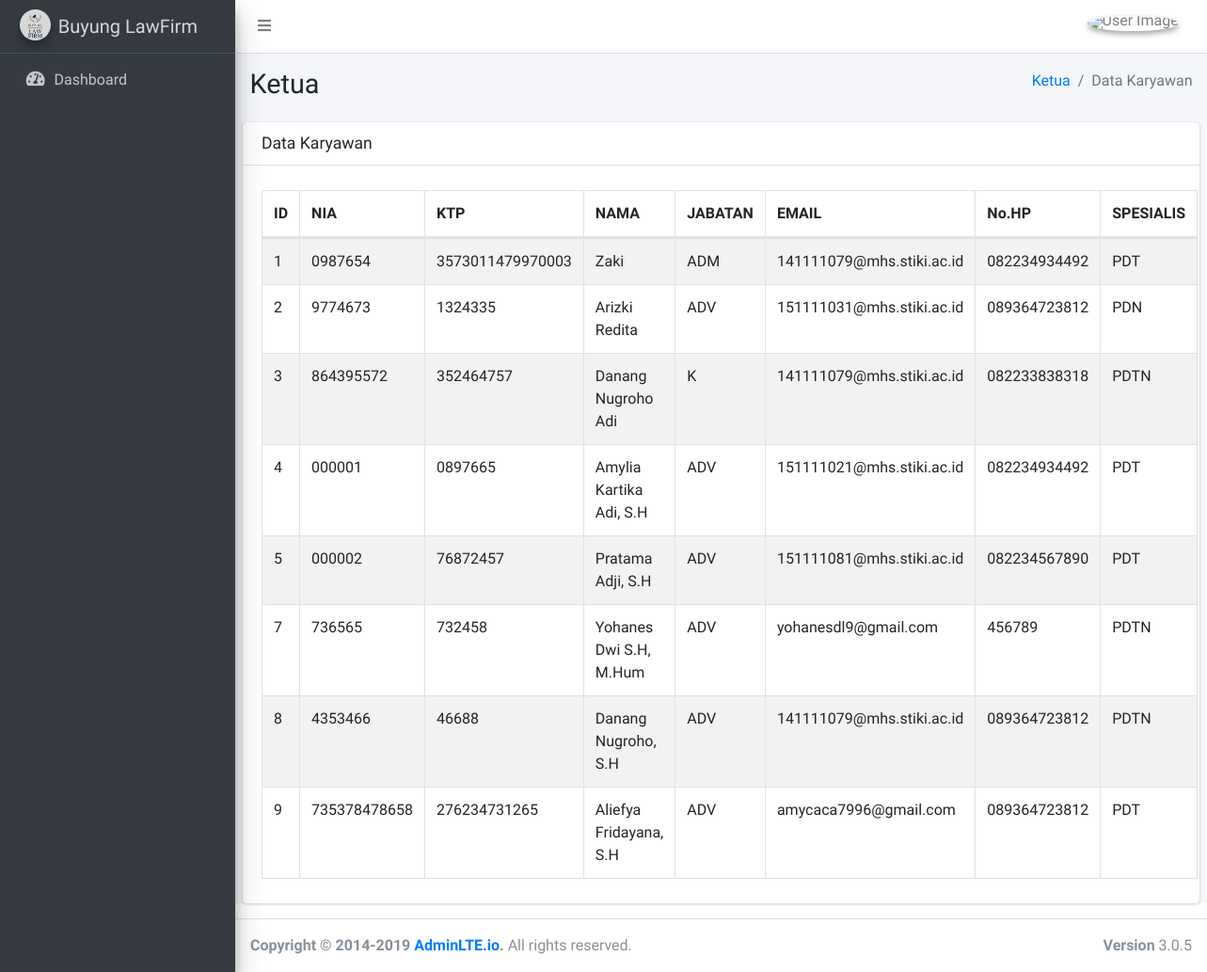
Before: /index.php/ketua/lihatKaryawan with the older database file.
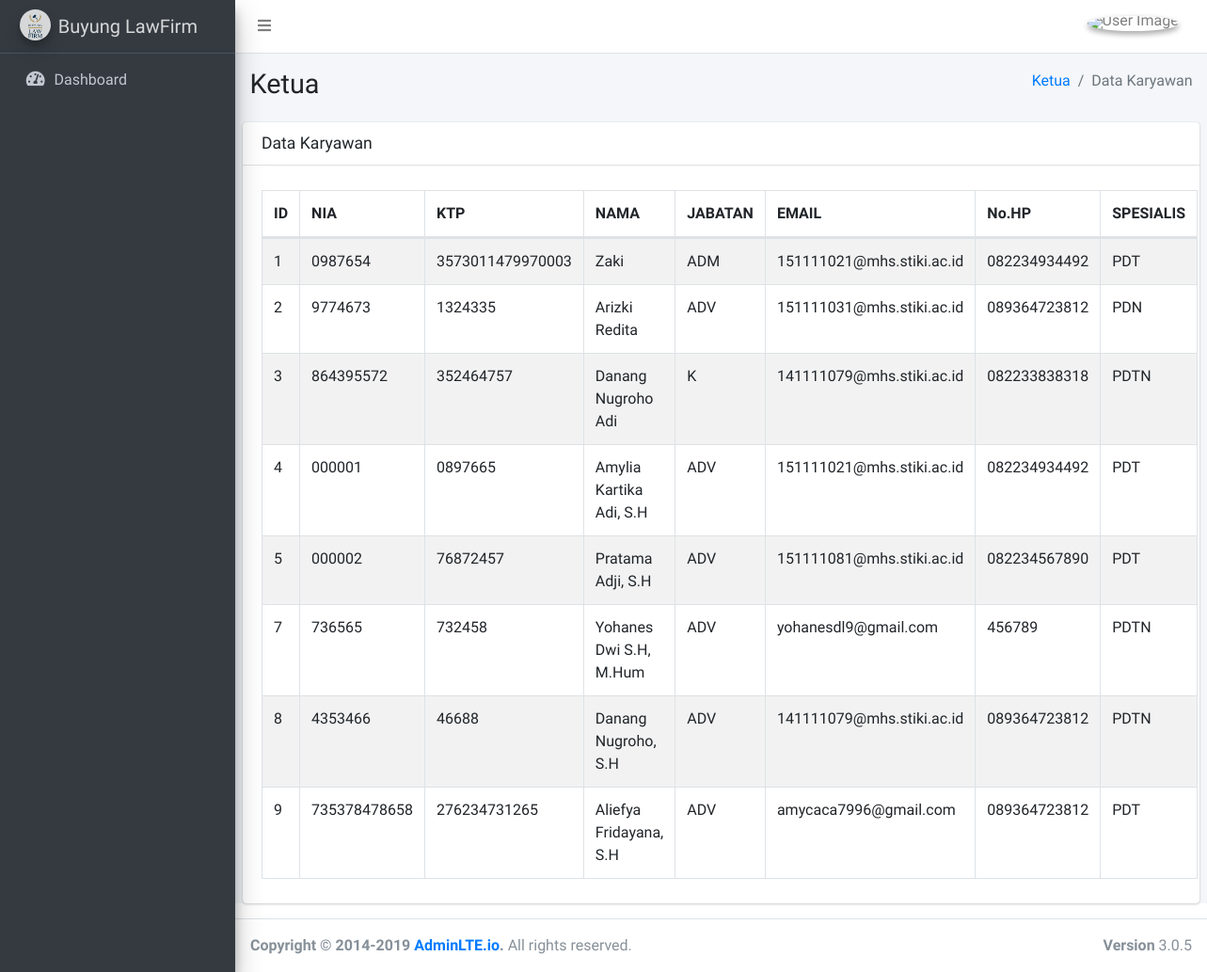
After: the same page with the newer database file.
### tables this page shows
CREATE TABLE `karyawan` (
  `id_karyawan` int(11) NOT NULL AUTO_INCREMENT,
  `no_induk_advokat` varchar(255) DEFAULT NULL,
  `no_ktp` varchar(255) DEFAULT NULL,
  `nama` varchar(255) DEFAULT NULL,
  `tgl_lahir` date DEFAULT NULL,
  `jk` varchar(255) DEFAULT NULL,
  `alamat` varchar(255) DEFAULT NULL,
  `username` varchar(255) DEFAULT NULL,
  `password` varchar(255) DEFAULT NULL,
  `jabatan` varchar(255) DEFAULT NULL,
  `email` varchar(255) DEFAULT NULL,
  `telepon` varchar(255) DEFAULT NULL,
  `spesialis` varchar(255) DEFAULT NULL,
  PRIMARY KEY (`id_karyawan`)
);

### application/controllers/Ketua.php (called while the page is built, shortened)
<?php
class Ketua extends CI_Controller {
  public function lihatKaryawan()
  {
    $data['karyawan'] = $this->mk->tampilTabelKaryawan();
    $this->template->title = 'Data Karyawan';
    $this->template->page->title = 'Ketua';
    $this->template->content->view('ketua/listKaryawanKetua', $data);
    $this->template->publish('layouts/back/base');
  }
}

### index.php (called while the page is built, shortened)
<?php
require_once BASEPATH.'core/CodeIgniter.php';

### application/models/Mketua.php (called while the page is built, shortened)
<?php
class MKetua extends CI_Model {
  public function tampilTabelKaryawan()
  {
    return $this->db->get('karyawan')->result();
  }
}

### application/views/ketua/listKaryawanKetua.php (the view, shortened to what this page needs)
<section class="content-header">
	<div class="container-fluid">
		<div class="row mb-2">
			<div class="col-sm-6">
				<h1><?php echo $this->template->page->title; ?></h1>
			</div>
			<div class="col-sm-6">
				<ol class="breadcrumb float-sm-right">
					<li class="breadcrumb-item"><a href="<?php echo site_url('ketua') ?>">Ketua</a></li>
					<li class="breadcrumb-item active">Data Karyawan</li>
				</ol>
			</div>
		</div>
	</div>
</section>
<section class="content">
    <div class="card">
        <div class="card-header">
			<h3 class="card-title">Data Karyawan</h3>
		</div>
        <div class="card-body">
            <table class="table table-bordered table-striped dataTable">
                <thead>
                    <tr>
                        <th>ID</th>
                        <th>NIA</th>
                        <th>KTP </th>
                        <th>NAMA</th>
                        <th>JABATAN </th>
                        <th>EMAIL</th>
                        <th>No.HP</th>
                        <th>SPESIALIS</th>
                    </tr>
                </thead>
                <tbody>
                    <?php foreach($karyawan as $k):?>
                    <tr class="">
                        <td><?php echo $k->id_karyawan?></td>
                        <td><?php echo $k->no_induk_advokat?></td>
                        <td><?php echo $k->no_ktp?></td>
                        <td><?php echo $k->nama?></td>
                        <td><?php echo $k->jabatan?></td>
                        <td><?php echo $k->email?></td>
                        <td><?php echo $k->telepon?></td>
                        <td><?php echo $k->spesialis?></td>
                    </tr>
                    <?php endforeach;?>
                </tbody>
            </table>
        </div>
    </div>
</section>

Changed rows visible on the page:
changed karyawan "Zaki": email "141111079@mhs.stiki.ac.id" → "151111021@mhs.stiki.ac.id"
